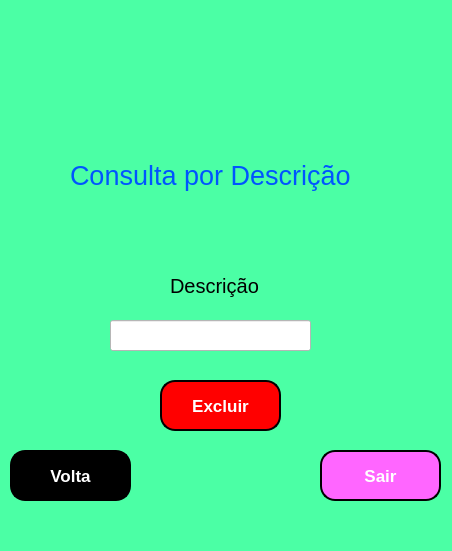
<?xml version="1.0" encoding="UTF-8"?>
<ui version="4.0">
 <class>MainWindow</class>
 <widget class="QMainWindow" name="MainWindow">
  <property name="geometry">
   <rect>
    <x>0</x>
    <y>0</y>
    <width>452</width>
    <height>551</height>
   </rect>
  </property>
  <property name="windowTitle">
   <string>MainWindow</string>
  </property>
  <property name="styleSheet">
   <string notr="true">background-color: rgb(75, 255, 165);</string>
  </property>
  <widget class="QWidget" name="centralwidget">
   <widget class="QLabel" name="label_2">
    <property name="geometry">
     <rect>
      <x>200</x>
      <y>210</y>
      <width>31</width>
      <height>61</height>
     </rect>
    </property>
    <property name="text">
     <string/>
    </property>
    <property name="pixmap">
     <pixmap>usuario.png</pixmap>
    </property>
   </widget>
   <widget class="QLabel" name="label_5">
    <property name="geometry">
     <rect>
      <x>90</x>
      <y>0</y>
      <width>271</width>
      <height>161</height>
     </rect>
    </property>
    <property name="font">
     <font>
      <pointsize>20</pointsize>
     </font>
    </property>
    <property name="styleSheet">
     <string notr="true">color: rgb(0, 85, 255);</string>
    </property>
    <property name="text">
     <string/>
    </property>
    <property name="pixmap">
     <pixmap>image.png</pixmap>
    </property>
   </widget>
   <widget class="QPushButton" name="pushButton_5">
    <property name="geometry">
     <rect>
      <x>320</x>
      <y>450</y>
      <width>121</width>
      <height>51</height>
     </rect>
    </property>
    <property name="font">
     <font>
      <pointsize>13</pointsize>
      <weight>75</weight>
      <bold>true</bold>
     </font>
    </property>
    <property name="styleSheet">
     <string notr="true">background-color: rgb(255, 102, 255);
color: rgb(255, 255, 255);
border-style: outset;
border-width: 2px;
border-radius: 15px;
border-color: black;</string>
    </property>
    <property name="text">
     <string>Sair</string>
    </property>
   </widget>
   <widget class="QPushButton" name="pushButton_6">
    <property name="geometry">
     <rect>
      <x>10</x>
      <y>450</y>
      <width>121</width>
      <height>51</height>
     </rect>
    </property>
    <property name="font">
     <font>
      <pointsize>13</pointsize>
      <weight>75</weight>
      <bold>true</bold>
     </font>
    </property>
    <property name="styleSheet">
     <string notr="true">background-color: rgb(555, 102, 255);
color: rgb(255, 255, 255);
border-style: outset;
border-width: 2px;
border-radius: 15px;
border-color: black;</string>
    </property>
    <property name="text">
     <string>Volta</string>
    </property>
   </widget>
   <widget class="QLabel" name="label_6">
    <property name="geometry">
     <rect>
      <x>70</x>
      <y>160</y>
      <width>311</width>
      <height>31</height>
     </rect>
    </property>
    <property name="font">
     <font>
      <pointsize>20</pointsize>
     </font>
    </property>
    <property name="styleSheet">
     <string notr="true">color: rgb(0, 85, 255);</string>
    </property>
    <property name="text">
     <string>Consulta por Descrição</string>
    </property>
   </widget>
   <widget class="QLabel" name="label_3">
    <property name="geometry">
     <rect>
      <x>170</x>
      <y>270</y>
      <width>91</width>
      <height>31</height>
     </rect>
    </property>
    <property name="font">
     <font>
      <pointsize>15</pointsize>
     </font>
    </property>
    <property name="text">
     <string>Descrição</string>
    </property>
   </widget>
   <widget class="QLineEdit" name="lineEdit_2">
    <property name="geometry">
     <rect>
      <x>110</x>
      <y>320</y>
      <width>201</width>
      <height>31</height>
     </rect>
    </property>
    <property name="font">
     <font>
      <pointsize>12</pointsize>
     </font>
    </property>
    <property name="styleSheet">
     <string notr="true">background-color: rgb(255, 255, 255);</string>
    </property>
   </widget>
   <widget class="QPushButton" name="pushButton_8">
    <property name="geometry">
     <rect>
      <x>160</x>
      <y>380</y>
      <width>121</width>
      <height>51</height>
     </rect>
    </property>
    <property name="font">
     <font>
      <pointsize>13</pointsize>
      <weight>75</weight>
      <bold>true</bold>
     </font>
    </property>
    <property name="styleSheet">
     <string notr="true">background-color: rgb(255, 0, 0);
color: rgb(255, 255, 255);
border-style: outset;
border-width: 2px;
border-radius: 15px;
border-color: black;</string>
    </property>
    <property name="text">
     <string>Excluir</string>
    </property>
   </widget>
   <zorder>label_2</zorder>
   <zorder>pushButton_5</zorder>
   <zorder>pushButton_6</zorder>
   <zorder>label_6</zorder>
   <zorder>label_3</zorder>
   <zorder>lineEdit_2</zorder>
   <zorder>pushButton_8</zorder>
   <zorder>label_5</zorder>
  </widget>
  <widget class="QMenuBar" name="menubar">
   <property name="geometry">
    <rect>
     <x>0</x>
     <y>0</y>
     <width>452</width>
     <height>22</height>
    </rect>
   </property>
  </widget>
  <widget class="QStatusBar" name="statusbar"/>
 </widget>
 <resources/>
 <connections/>
</ui>
